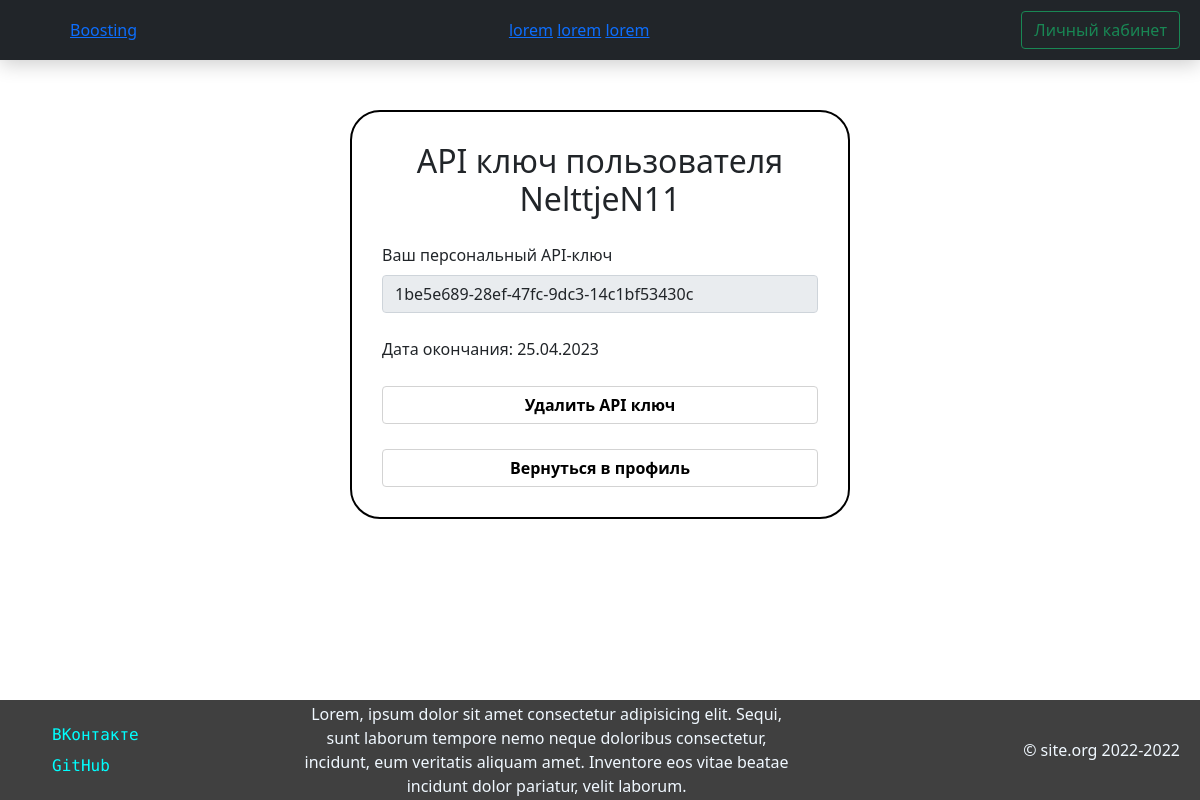
/apikey (signed in), run on the app's committed database.
### Site/models.py (models this page shows)
class User(db.Model, UserMixin, SerializerMixin):
    __tablename__ = 'user'
    id = db.Column(db.Integer, primary_key=True)
    login = db.Column(db.String, nullable=False, unique=True)
    email = db.Column(db.String, default="")
    password = db.Column(db.String, nullable=False)
    day = db.Column(db.Integer, nullable=False)
    month = db.Column(db.Integer, nullable=False)
    year = db.Column(db.Integer, nullable=False)
    parent = db.Column(db.Integer, default=-1)
    balance = db.Column(db.Float, default=0)
    orders_id = db.Column(db.String, default="")
    current_orders = db.Column(db.String, default="")
    admin_status = db.Column(db.Integer, default=0)
    is_banned = db.Column(db.Float, default=False)
    until = db.Column(db.String, default="")

class Apikey(db.Model, SerializerMixin):
    __tablename__ = 'apikeys'
    id = db.Column(db.Integer, primary_key=True)
    apikey = db.Column(db.String, unique=True)
    requestor_id = db.Column(db.Integer, db.ForeignKey('user.id'))
    info = db.Column(db.String)
    access_level = db.Column(db.Integer, nullable=False)
    creation_date = db.Column(db.String, nullable=False)
    valid_end = db.Column(db.String, nullable=False)

### Site/routes.py (the view)
@app.route('/apikey', methods=['GET', 'POST'])
@login_required
def apikey():
    user = User.query.get(current_user.get_id())
    user_api = Apikey.query.filter_by(requestor_id=user.id).first()
    if request.method == 'POST':
        if user_api:
            flash('У вас уже есть API ключ')
        else:
            create_apikey(user)
            return redirect(url_for('apikey'))
    return render_template('apikey.html', css=url_for('static', filename='css/apikey.css'),
                           user=user, apikey=user_api)

### Site/auth.py (called while the page is built)
@login_manager.user_loader
def load_user(user_id):
    return User.query.get(user_id)

### Site/templates/apikey.html (shortened to what this page needs)
{% extends "base.html" %}
{% block head %}
    {{super()}}
    <link rel="stylesheet" href="{{css|safe}}">
{% endblock %}
{% block container %}
    <div class="profile-info">
        <h2 class="nickname" style="text-align: center;">API ключ пользователя {{user.login}}</h1>
        {% if apikey %}
            <label for="apikey" class="form-label">Ваш персональный API-ключ</label>
            <input type="text" class="form-control" id="apikey" value={{apikey.apikey}} readonly>
            <p class="mt-4">Дата окончания: {{apikey.valid_end}}</p>
            <a href="/delete_apikey" class="submit-button a-button">Удалить API ключ</a>
        {% else %}
            <form action="" method="post">
                <button type="submit" class="submit-button">Получить ключ</button>
            </form>
        {% endif %}
        <a href="/profile" class="submit-button a-button">Вернуться в профиль</a>
    </div>
{% endblock %}

### Site/static/css/base.css (style rules this page uses)
* { margin: 0; padding: 0; box-sizing: content-box; }
html { height: 100%; }
body { margin: 0; min-height: 100%; display: grid; grid-template-rows: auto 1fr auto; }
.submit-button { margin-top: 25px; background-color: white; font-weight: 600; display: block; width: 100%; padding: 0.375rem 0.75rem; border: 1px solid lightgray; border-radius: 0.25rem; transition: 0.25s; }
.a-button { color: black; text-decoration: none; text-align: center; }

### Site/static/css/apikey.css (style rules this page uses)
.profile-info { width: 500px; height: auto; border: 2px solid black; border-radius: 30px; margin: 50px auto; padding: 30px; }

### data on the page
User: login "NelttjeN11"
Apikey: apikey "1be5e689-28ef-47fc-9dc3-14c1bf53430c", valid_end "25.04.2023"
